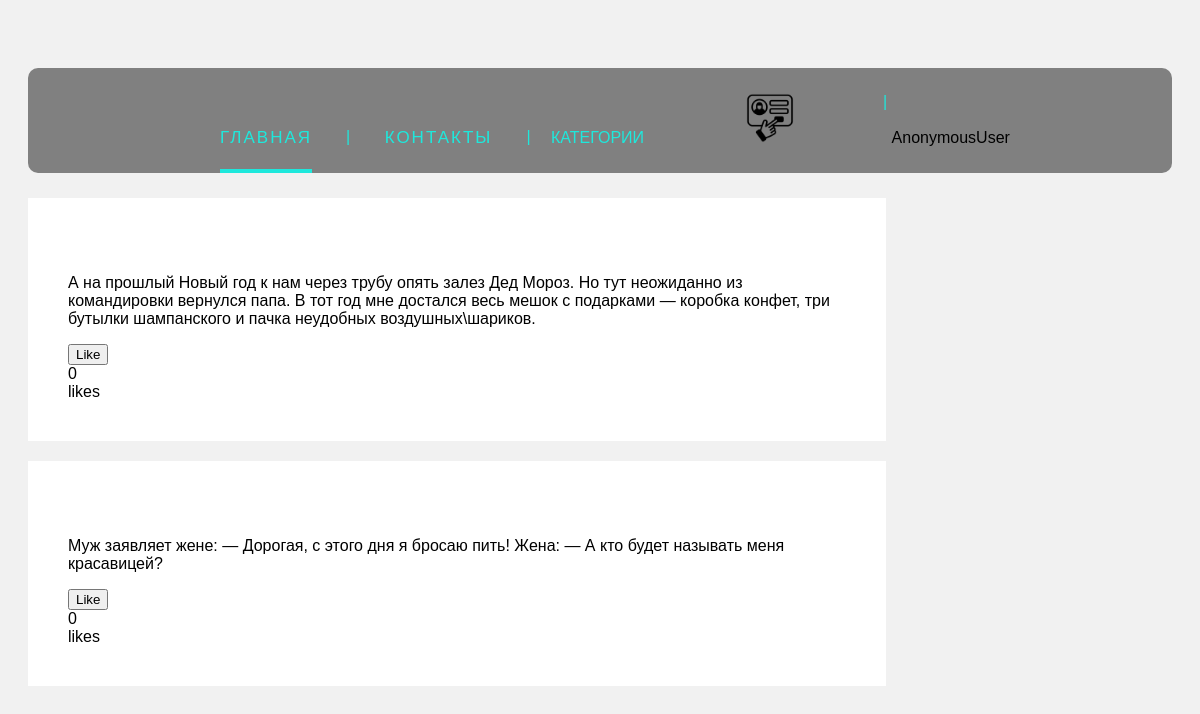
Before: /family/ with the older database file.
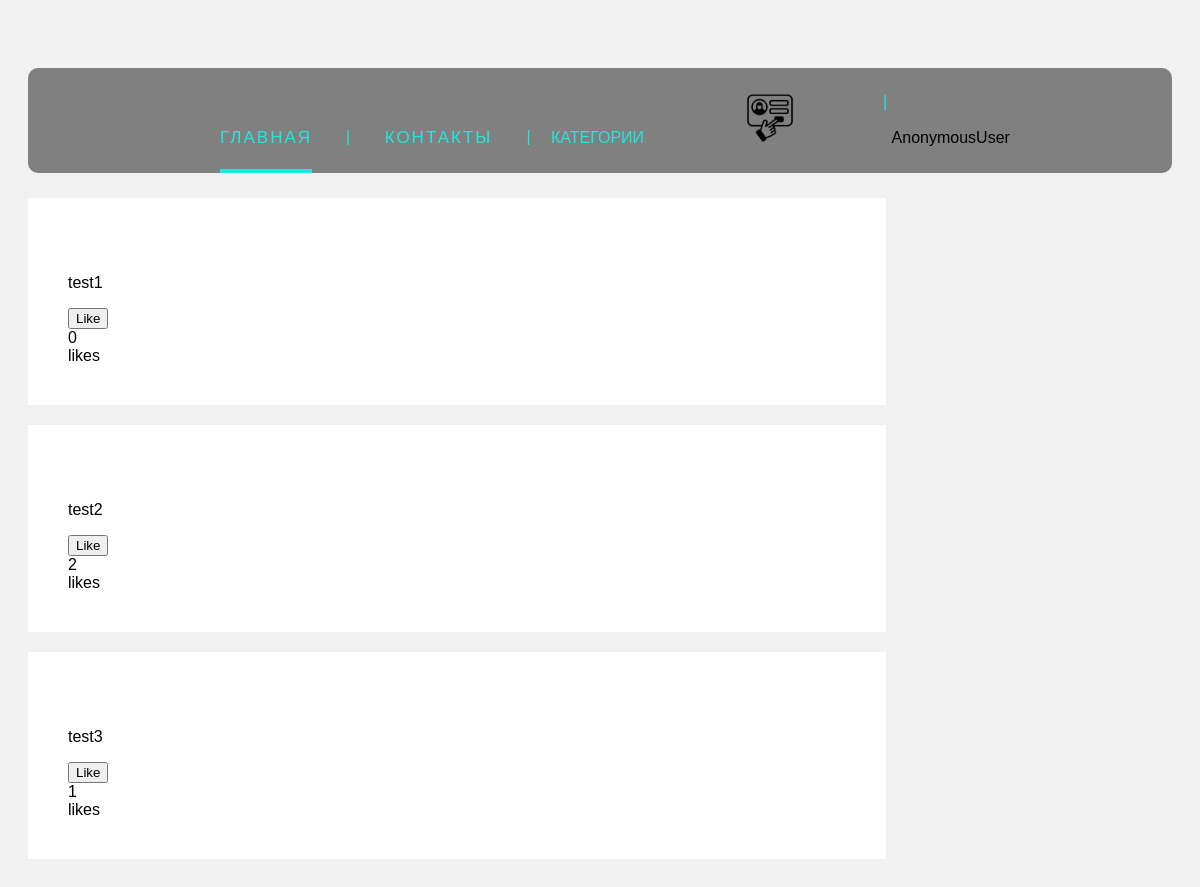
After: the same page with the newer database file.
### main/models.py (models this page shows)
class Anecdot(models.Model):
    text = models.TextField()
    liked = models.ManyToManyField(User, blank=True, related_name='likes')
    category = models.CharField(max_length=10, choices=AnecCategory, default='Other')
    def num_likes(self):
        return self.liked.all().count()

### main/views.py (the view, shortened to what this page needs)
# urls.py: path('family/', views.family, name='family'),
def family(request):
    qs = Anecdot.objects.all()
    p_form = AnecdotModelForm()
    post_added = False
    profile = request.user
    context = {
        'qs': qs,
        'profile': profile,
        'p_form': p_form,
        'post_added': post_added,
    }
    return render(request, 'main/family.html', context)

### main/templates/main/family.html (shortened to what this page needs)
{%extends 'main/mainlayot.html' %}
{% load static %}
{% block content %}
<link rel="stylesheet" href="{% static 'main/css/family.css'%}">
<div class="row">
    <div class="leftcolumn">
        {% for obj in qs %}
        <div class="ui fluid card">
            <div class="card">
                <p> {{ obj.text }} </p>
                <div class="right floated">
                    <form action="{% url 'like-post-view' %}" method="GET" class='like-form' id='{{obj.id}}'>
                        <button class="ui button like-btn{{obj.id}}">
                            {% if profile not in obj.liked.all %}
                            Like
                            {% else %}
                            Unlike
                            {% endif %}
                        </button>
                        <div class="ui grid">
                            <div class="column">
                                <div class="like-count{{obj.id}}"> {{obj.num_likes}}</div>
                            </div>
                            <div class="column">
                                likes
                            </div>
                        </div>
                    </form>
                </div>
            </div>
        </div>
        {% endfor %}
    </div>
</div>
{%endblock%}

### main/templates/main/mainlayot.html (shortened to what this page needs)
{% load static %}
<!DOCTYPE html>
<html lang="en">
<head>
    <link rel="stylesheet" href="{% static 'main/css/index.css' %}" asp-append-version="true"/>
</head>
<body>
<ul class="menu-main">
    <li><a href="{% url 'home'%}" class="current">ГЛАВНАЯ</a></li>
    <li><a href="{% url 'contacts'%}"> КОНТАКТЫ</a></li>
    <div class="dropdown">
        <button class="dropbtn">КАТЕГОРИИ</button>
    </div>
    <li><a href="{% url 'profile' %}" class="register"> <img width="50" height="50" hspace="50" src="{% static 'main/img/register.jpg'%}"> </a>
    </li>
    {% if user != 'AnonymousUser' %}
    <li>{{user}}</li>
    {% endif %}
</ul>
{% block content %}
{% endblock %}
</body>
</html>

### main/static/main/css/index.css (style rules this page uses)
.menu-main { list-style: none; margin: 40px 0 5px; padding: 25px 0 5px; text-align: center; background: gray; border-radius: 10px; }
.menu-main li { display: inline-block; }
.menu-main li:after { content: "|"; color: #1ee8dc; display: inline-block; vertical-align: top; }
.menu-main li:last-child:after { content: none; }
.menu-main a { text-decoration: none; font-family: 'Ubuntu Condensed', sans-serif; letter-spacing: 2px; position: relative; padding-bottom: 20px; margin: 0 34px 0 30px; font-size: 17px; text-transform: uppercase; display: inline-block; transition: color .2s; }
.menu-main a, .menu-main a:visited { color: #1ee8dc; }
.menu-main a.current, .menu-main a:hover { color: #1ee8dc; }
.menu-main a:before, .menu-main a:after { content: ""; position: absolute; height: 4px; top: auto; right: 50%; bottom: -5px; left: 50%; background: #1ee8dc; transition: .8s; }
.menu-main a:hover:before, .menu-main .current:before { left: 0; }
.menu-main a:hover:after, .menu-main .current:after { right: 0; }
.dropbtn { background-color: gray; color: #1ee8dc; padding: 16px; font-size: 16px; border: none; font-family: 'Ubuntu Condensed', sans-serif; }
.dropdown { position: relative; display: inline-block; }

### main/static/main/css/family.css (style rules this page uses)
* { box-sizing: border-box; }
body { font-family: Arial; padding: 20px; background: #f1f1f1; }
.leftcolumn { float: left; width: 75%; }
.card { background-color: white; padding: 20px; margin-top: 20px; }
.row:after { content: ""; display: table; clear: both; }

Changed rows visible on the page:
changed Anecdot: text "А на прошлый Новый год к нам через трубу опять залез Дед Мороз. Но тут неожиданно из командировки вернулся папа. В тот год мне достался весь мешок с подарками — коробка конфет, три бутылки шампанского и пачка неудобных воздушных\\шариков." → "test1"
changed Anecdot: text "Муж заявляет жене: — Дорогая, с этого дня я бросаю пить! Жена: — А кто будет называть меня красавицей?" → "test2"; num_likes "0" → "2"
added Anecdot: text "test3", shows "Like", num_likes "1"
